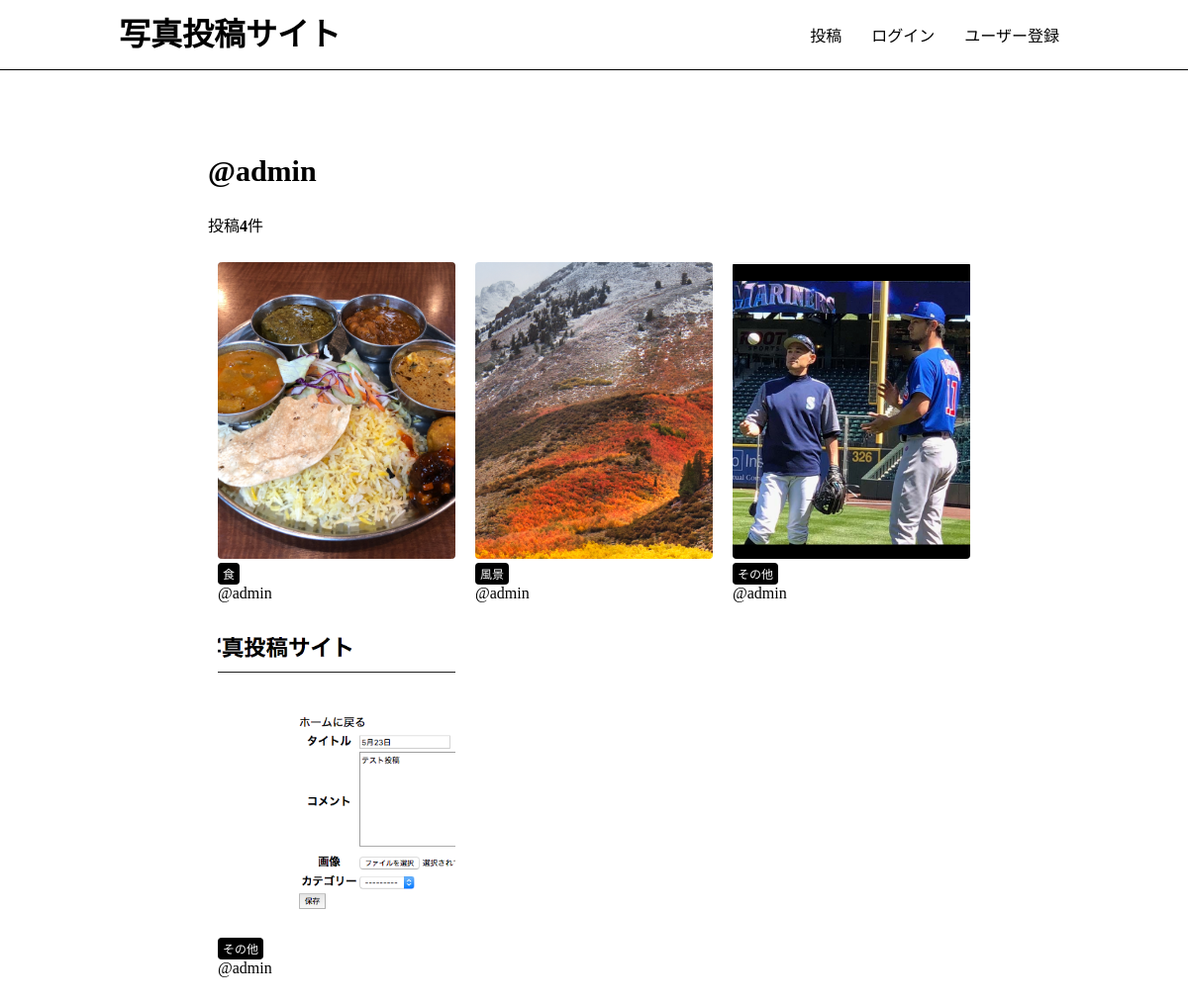
The page /users/1/ on the database its author committed.
### app/models.py (models this page shows, shortened)
class Photo(models.Model):
	title = models.CharField(max_length=150)
	comment = models.TextField(blank=True)
	image = models.ImageField(upload_to='photos')
	category = models.ForeignKey(Category, on_delete=models.PROTECT)
	user = models.ForeignKey(User, on_delete=models.CASCADE)
	created_at = models.DateTimeField(auto_now=True)

class Category(models.Model):
	title = models.CharField(max_length=20)
	def __str__(self):
		return self.title

### app/views.py (the view)
# urls.py: path('users/<int:pk>/', views.users_detail, name='users_detail'),
def users_detail(request, pk):
	user = get_object_or_404(User, pk=pk)
	photos = user.photo_set.all().order_by('created_at') #photoはPhotoモデルのこと
	return render(request, 'app/users_detail.html', {'user': user, 'photos': photos})

### app/templates/app/users_detail.html
{% extends 'app/base.html' %}
{% block content %}
<h2 class="user-name">@{{ user.username }}</h2>
{% if photos.count != 0 %}
	<p>投稿<strong>{{ photos.count }}</strong>件</p>
{% else %}
	{% if user == request.user %}
		<p>初めての投稿をしてみましょう！</p>
	{% else %}
		<p>＠{{ user.username }}さんはまだ投稿していません。</p>
	{% endif %}
{% endif %}
{% include 'app/photos_list.html' %}
{% endblock %}

### app/templates/app/base.html (shortened to what this page needs)
{% load static %}
<!DOCTYPE html>
<html>
<head>
	<link rel="stylesheet" type="text/css" href="{% static 'css/style.css' %}">
</head>
<body>
	<header>
        <div class="container">
            <h1><a href="{% url 'app:index' %}">写真投稿サイト</a></h1>
            <div class="header-menu">
                <a href="{% url 'app:photos_new' %}">投稿</a>
                {% if request.user.is_authenticated %}
                    <a href="{% url 'app:users_detail' request.user.id %}">マイページ</a>
                    <a href="{% url 'app:logout' %}">ログアウト</a>
                {% else %}
                    <a href="{% url 'app:login' %}">ログイン</a>
                    <a href="{% url 'app:signup' %}">ユーザー登録</a>
                {% endif %}
            </div>
        </div>
    </header>
	<div class="container">
		{% block content %}{% endblock %}
	</div>
</body>
</html>

### app/templates/app/photos_list.html
<div class="photo-container">
	{% for photo in photos %}
	<div class="photo">
		<a href="{% url 'app:photos_detail' photo.id %}">
			<img src="{{ photo.image.url }}" class="photo-img">
		</a>
		<div class="photo-info">
			<a href="{% url 'app:photos_category' category=photo.category %}" class="category">{{ photo.category }}</a>
			<a href="{% url 'app:users_detail' photo.user.id %}">@{{ photo.user }}</a>
		</div>
	</div>
	{% endfor %}
</div>

### static/css/style.css (style rules this page uses)
html, body { margin: 0; }
div { box-sizing: border-box; }
a { text-decoration: none; color: #000; }
.container { width: 80%; margin: auto; overflow: auto; }
header { border-bottom: solid 1px #000; height: 70px; }
header .container { display: flex; justify-content: space-between; }
body > .container { width: 65%; padding-top: 60px; }
header h1 { margin: 0; height: 100%; line-height: 70px; }
.header-menu { display: flex; align-items: center; }
.header-menu a { padding: 10px; margin-left: 10px; }
.photo { width: calc(100%/3); float: left; padding: 10px; margin-bottom: 15px; }
.photo a { display: block; }
.photo-info .category { display: inline-block; padding: 2px 5px; border-radius: 4px; font-size: 12px; color: #fff; background-color: #000; }
.user-name { font-size: 30px; }
.photo-img { width: 100%; max-width: 500px; height: 300px; object-fit: cover; border-radius: 4px; }

### rows shown on the page
Photo: image (picture), category "食", user "admin"
Photo: image (picture), category "風景", user "admin"
Photo: image (picture), category "その他", user "admin"
Photo: image (picture), category "その他", user "admin"

### other values the page prints
{{ user.username }} "admin"
{{ photos.count }} "4"
